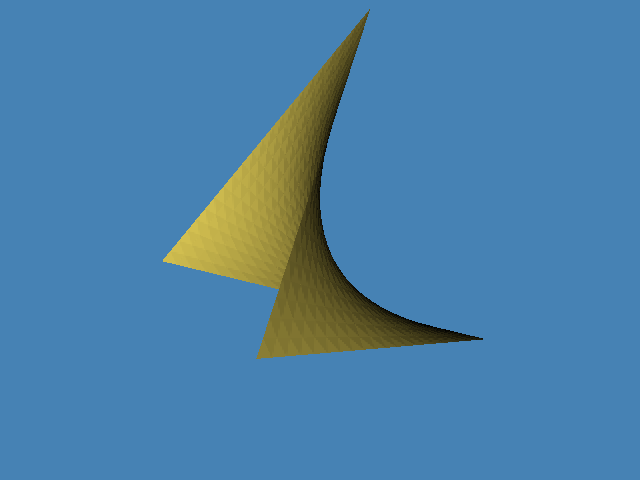

Write Python code to recreate this figure.
#!/usr/bin/env python

# Generate a ruled surface between two line segments using vtkRuledSurfaceFilter.

# Factory overrides: importing these modules registers the OpenGL rendering
# and interaction style implementations for vtkRenderingCore factory classes.
import vtkmodules.vtkInteractionStyle  # noqa: F401
import vtkmodules.vtkRenderingOpenGL2  # noqa: F401
# VTK pipeline classes used in this example
from vtkmodules.vtkCommonCore import vtkPoints
from vtkmodules.vtkCommonDataModel import (
    vtkCellArray,
    vtkLine,
    vtkPolyData,
)
from vtkmodules.vtkFiltersModeling import vtkRuledSurfaceFilter
from vtkmodules.vtkRenderingCore import (
    vtkActor,
    vtkPolyDataMapper,
    vtkRenderWindow,
    vtkRenderWindowInteractor,
    vtkRenderer,
)

# Colors (normalized RGB)
banana_rgb = (0.890, 0.810, 0.340)
steel_blue_rgb = (0.275, 0.510, 0.706)

# Source: two line segments in 3-D
points = vtkPoints()
points.InsertPoint(0, 0, 0, 1)
points.InsertPoint(1, 1, 0, 0)
points.InsertPoint(2, 0, 1, 0)
points.InsertPoint(3, 1, 1, 1)

line1 = vtkLine()
line1.GetPointIds().SetId(0, 0)
line1.GetPointIds().SetId(1, 1)

line2 = vtkLine()
line2.GetPointIds().SetId(0, 2)
line2.GetPointIds().SetId(1, 3)

lines = vtkCellArray()
lines.InsertNextCell(line1)
lines.InsertNextCell(line2)

polydata = vtkPolyData()
polydata.SetPoints(points)
polydata.SetLines(lines)

# Filter: ruled surface between the two lines
ruled_surface = vtkRuledSurfaceFilter()
ruled_surface.SetInputData(polydata)
ruled_surface.SetResolution(21, 21)
ruled_surface.SetRuledModeToResample()

# Mapper & Actor: map ruled surface to graphics primitives
mapper = vtkPolyDataMapper()
mapper.SetInputConnection(ruled_surface.GetOutputPort())

actor = vtkActor()
actor.SetMapper(mapper)
actor.GetProperty().SetColor(banana_rgb)
actor.GetProperty().SetSpecular(0.6)
actor.GetProperty().SetSpecularPower(30)

# Renderer: assemble the scene and configure the camera
renderer = vtkRenderer()
renderer.AddActor(actor)
renderer.SetBackground(steel_blue_rgb)

# Window: display the rendered scene
render_window = vtkRenderWindow()
render_window.AddRenderer(renderer)
render_window.SetWindowName("ruled surface filter")
render_window.SetMultiSamples(0)
render_window.SetSize(640, 480)

# Scene: configure the camera
renderer.GetActiveCamera().Azimuth(60)
renderer.GetActiveCamera().Elevation(60)
renderer.ResetCamera()

# Interactor: handle mouse and keyboard events
render_window_interactor = vtkRenderWindowInteractor()
render_window_interactor.SetRenderWindow(render_window)

# Launch the interactive visualization
render_window.Render()
render_window_interactor.Start()
